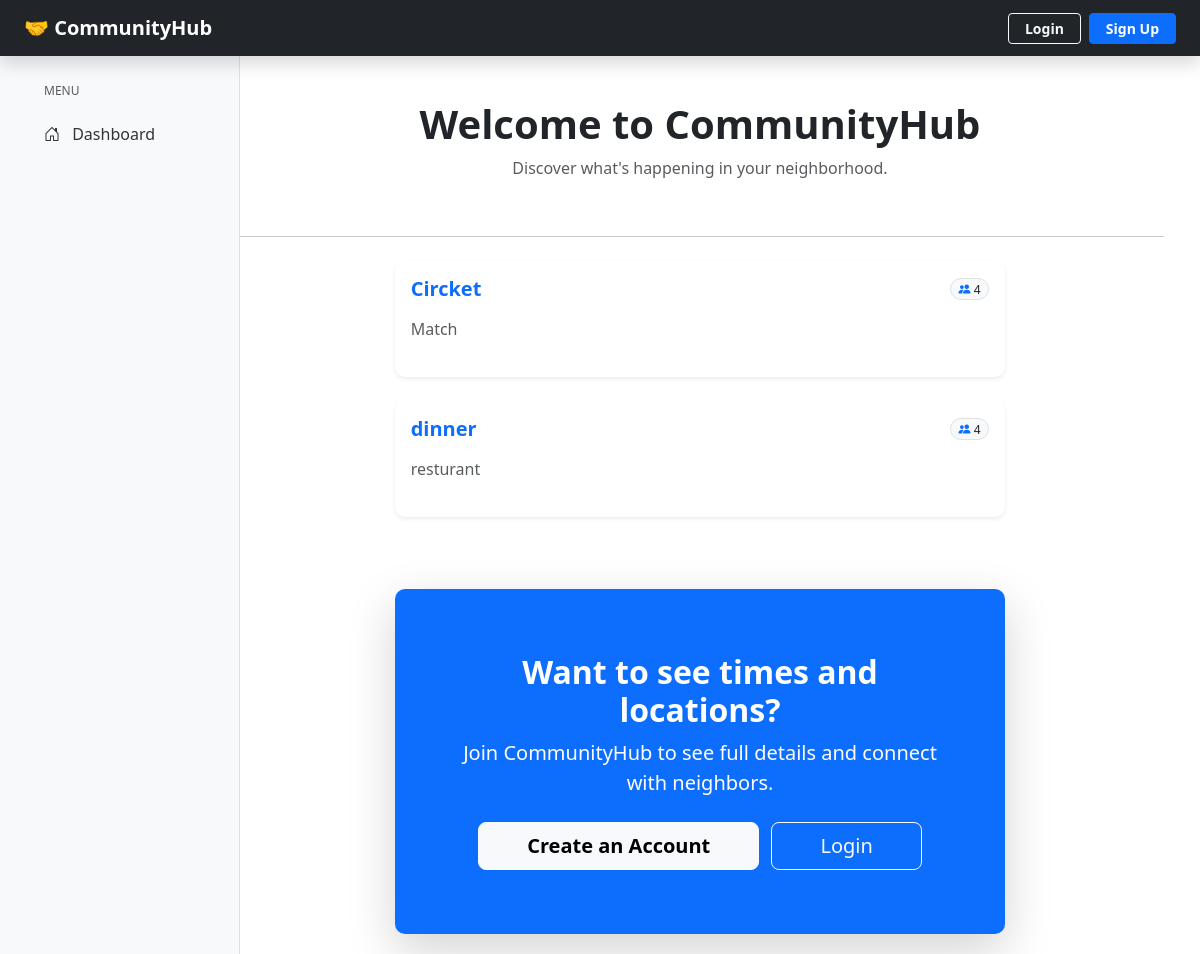
The page / on the database its author committed.
### app.py (models this page shows)
class Events(db.Model):
    id = db.Column(db.Integer, primary_key=True)
    title = db.Column(db.String(100), nullable=False)
    description = db.Column(db.Text, nullable=False)
    event_date = db.Column(db.String(10), nullable=False)
    event_time = db.Column(db.String(5), nullable=False)
    location = db.Column(db.String(200), nullable=False)
    created_by = db.Column(db.Integer, db.ForeignKey("users.id"), nullable=False)

### app.py (the view, shortened to what this page needs)
@app.route("/")
def index():
    events = Events.query.all()
    counts_query = (
        db.session.query(RSVP.event_id, func.count(RSVP.id))
        .group_by(RSVP.event_id)
        .all()
    )
    attendance_counts = {item[0]: item[1] for item in counts_query}
    user_total_paid = 0
    user_rsvps = []
    announcement = (
        Announcements.query.filter_by(is_active=True)
        .order_by(Announcements.date_posted.desc())
        .first()
    )
    return render_template(
        "index.html",
        events=events,
        user_rsvps=user_rsvps,
        counts=attendance_counts,
        user_total_paid=user_total_paid,
        announcement=announcement,
    )

### templates/index.html (shortened to what this page needs)
{% extends "layout.html" %} {% block title %}Home{% endblock %} {% block main %}
<div class="container">
  <div class="text-center py-4">
    {% if session.get("user") %}
    <div
      class="alert alert-light border shadow-sm d-flex justify-content-between align-items-center"
    >
      <span
        >Welcome back, <strong>{{ session.get("first_name") }}</strong>!</span
      >
      <span class="badge bg-success"
        >Total Contributions: ${{ "%.2f"|format(user_total_paid) }}</span
      >
    </div>
    {% else %}
    <h1 class="display-6 fw-bold">Welcome to CommunityHub</h1>
    <p class="text-muted">Discover what's happening in your neighborhood.</p>
    {% endif %}
  </div>
  <hr />
  <div class="row justify-content-center mt-4">
    {% for event in events %}
    <div class="col-lg-8 mb-4">
      <div class="card shadow-sm border-0 h-100">
        <div class="card-body d-flex flex-column">
          <h5
            class="card-title fw-bold text-primary d-flex justify-content-between align-items-center mb-3"
          >
            <a href="/event/{{ event.id }}" class="text-decoration-none"
              >{{ event.title }}</a
            >
            <span
              class="badge rounded-pill bg-light text-dark border fw-normal"
              style="font-size: 0.75rem"
            >
              <i class="bi bi-people-fill text-primary"></i>
              {{ counts.get(event.id, 0) }}
            </span>
          </h5>
          <p class="card-text text-muted flex-grow-1">
            {{ event.description[:120] }}
          </p>
        </div>
      </div>
    </div>
    {% else %}
    <div class="col-12 text-center py-5">
      <p class="text-muted">No events found.</p>
    </div>
    {% endfor %}
  </div>
  {% if not session.get("user") %}
  <div class="row justify-content-center">
    <div class="col-lg-8">
      <div
        class="card bg-primary text-white text-center shadow-lg p-5 mt-5 border-0"
      >
        <div class="card-body">
          <h2 class="fw-bold">Want to see times and locations?</h2>
          <p class="lead mb-4">
            Join CommunityHub to see full details and connect with neighbors.
          </p>
          <div class="d-grid gap-2 d-md-block">
            <a
              href="/register"
              class="btn btn-light btn-lg px-5 fw-bold me-md-2"
            >
              Create an Account
            </a>
            <a href="/login" class="btn btn-outline-light btn-lg px-5">Login</a>
          </div>
        </div>
      </div>
    </div>
  </div>
  {% endif %}
</div>
{% endblock %}

### static/styles.css (style rules this page uses)
.card { border: none; box-shadow: 0 0.125rem 0.25rem rgba(0, 0, 0, 0.075); border-radius: 10px; margin-bottom: 20px; }

### rows shown on the page
Events: title "Circket", get "4", description "Match"
Events: title "dinner", get "4", description "resturant"
